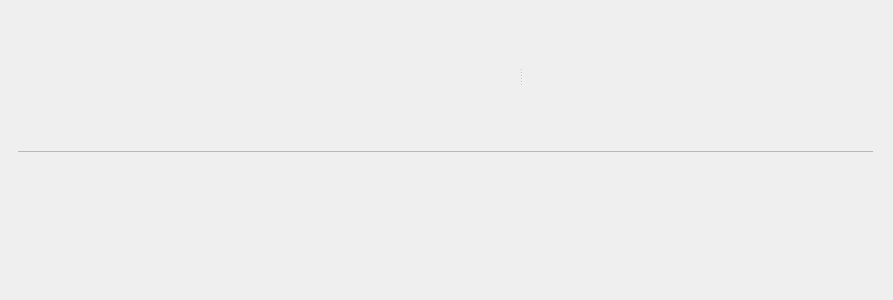
<?xml version="1.0" encoding="UTF-8"?>
<ui version="4.0">
 <class>C_SyvUpInformationWidget</class>
 <widget class="QWidget" name="C_SyvUpInformationWidget">
  <property name="geometry">
   <rect>
    <x>0</x>
    <y>0</y>
    <width>893</width>
    <height>300</height>
   </rect>
  </property>
  <property name="windowTitle">
   <string>C_SyvUpInformationWidget</string>
  </property>
  <layout class="QVBoxLayout" name="verticalLayout">
   <property name="spacing">
    <number>0</number>
   </property>
   <property name="leftMargin">
    <number>0</number>
   </property>
   <property name="topMargin">
    <number>0</number>
   </property>
   <property name="rightMargin">
    <number>0</number>
   </property>
   <property name="bottomMargin">
    <number>0</number>
   </property>
   <item>
    <layout class="QVBoxLayout" name="pc_LayoutNoSplitter">
     <property name="leftMargin">
      <number>14</number>
     </property>
     <property name="rightMargin">
      <number>11</number>
     </property>
     <property name="bottomMargin">
      <number>1</number>
     </property>
    </layout>
   </item>
   <item>
    <widget class="stw_opensyde_gui_elements::C_OgeSpiStandard" name="pc_SplitterVert">
     <property name="orientation">
      <enum>Qt::Horizontal</enum>
     </property>
     <property name="childrenCollapsible">
      <bool>false</bool>
     </property>
     <widget class="QWidget" name="layoutWidget_2">
      <layout class="QHBoxLayout" name="pc_LayoutSplitter" stretch="0">
       <property name="topMargin">
        <number>5</number>
       </property>
       <property name="bottomMargin">
        <number>1</number>
       </property>
       <item>
        <widget class="stw_opensyde_gui::C_SyvUpPacWidget" name="pc_WidgetUpdatePackage" native="true">
         <property name="minimumSize">
          <size>
           <width>500</width>
           <height>0</height>
          </size>
         </property>
        </widget>
       </item>
      </layout>
     </widget>
     <widget class="QWidget" name="layoutWidget1_2">
      <layout class="QHBoxLayout" name="horizontalLayout_8" stretch="0,1">
       <property name="spacing">
        <number>0</number>
       </property>
       <property name="rightMargin">
        <number>16</number>
       </property>
       <item>
        <spacer name="horizontalSpacer_4">
         <property name="orientation">
          <enum>Qt::Horizontal</enum>
         </property>
         <property name="sizeType">
          <enum>QSizePolicy::Fixed</enum>
         </property>
         <property name="sizeHint" stdset="0">
          <size>
           <width>21</width>
           <height>0</height>
          </size>
         </property>
        </spacer>
       </item>
       <item>
        <widget class="stw_opensyde_gui::C_SyvUpSummaryWidget" name="pc_WidgetUpdateSummary" native="true">
         <property name="minimumSize">
          <size>
           <width>320</width>
           <height>0</height>
          </size>
         </property>
        </widget>
       </item>
      </layout>
     </widget>
    </widget>
   </item>
   <item>
    <layout class="QVBoxLayout" name="verticalLayout_3">
     <property name="leftMargin">
      <number>18</number>
     </property>
     <property name="rightMargin">
      <number>20</number>
     </property>
     <item>
      <widget class="stw_opensyde_gui_elements::C_OgeFraSeparator" name="frame">
       <property name="minimumSize">
        <size>
         <width>0</width>
         <height>1</height>
        </size>
       </property>
       <property name="maximumSize">
        <size>
         <width>16777215</width>
         <height>1</height>
        </size>
       </property>
       <property name="frameShape">
        <enum>QFrame::StyledPanel</enum>
       </property>
       <property name="frameShadow">
        <enum>QFrame::Raised</enum>
       </property>
      </widget>
     </item>
     <item>
      <widget class="stw_opensyde_gui::C_SyvUpSummaryWidgetSmall" name="pc_WidgetUpdateSummarySmall" native="true"/>
     </item>
    </layout>
   </item>
  </layout>
 </widget>
 <customwidgets>
  <customwidget>
   <class>stw_opensyde_gui_elements::C_OgeFraSeparator</class>
   <extends>QFrame</extends>
   <header>C_OgeFraSeparator.h</header>
   <container>1</container>
  </customwidget>
  <customwidget>
   <class>stw_opensyde_gui_elements::C_OgeSpiStandard</class>
   <extends>QSplitter</extends>
   <header>C_OgeSpiStandard.h</header>
   <container>1</container>
  </customwidget>
  <customwidget>
   <class>stw_opensyde_gui::C_SyvUpSummaryWidget</class>
   <extends>QWidget</extends>
   <header>C_SyvUpSummaryWidget.h</header>
   <container>1</container>
  </customwidget>
  <customwidget>
   <class>stw_opensyde_gui::C_SyvUpPacWidget</class>
   <extends>QWidget</extends>
   <header>C_SyvUpPacWidget.h</header>
   <container>1</container>
  </customwidget>
  <customwidget>
   <class>stw_opensyde_gui::C_SyvUpSummaryWidgetSmall</class>
   <extends>QWidget</extends>
   <header>C_SyvUpSummaryWidgetSmall.h</header>
   <container>1</container>
  </customwidget>
 </customwidgets>
 <resources/>
 <connections/>
</ui>
